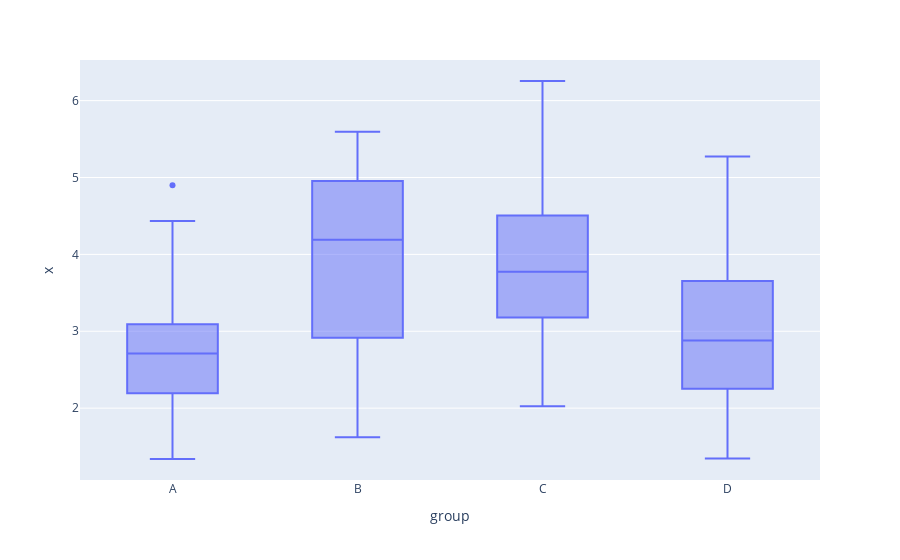

The code cell stored with this chart in its notebook:
### Code cell
# boxplots of x by group
plotly.offline.iplot(
    plotly.express.box(data1, x = "group", y = "x")
)

### Figure 1 — Plotly figure (JSON) as saved in the notebook; plotly's stock layout.template omitted (floating-point values rounded to 4 significant figures)
{"data": [{"alignmentgroup": "True", "hoverlabel": {"namelength": 0}, "hovertemplate": "group=%{x}<br>x=%{y}", "legendgroup": "", "marker": {"color": "#636efa"}, "name": "", "notched": false, "offsetgroup": "", "orientation": "v", "showlegend": false, "type": "box", "x": ["A", "A", "A", "A", "A", "A", "A", "A", "A", "A", "A", "A", "A", "A", "A", "A", "A", "A", "A", "A", "A", "A", "A", "A", "A", "B", "B", "B", "B", "B", "B", "B", "B", "B", "B", "B", "B", "B", "B", "B", "B", "B", "B", "B", "B", "B", "B", "B", "B", "B", "C", "C", "C", "C", "C", "C", "C", "C", "C", "C", "C", "C", "C", "C", "C", "C", "C", "C", "C", "C", "C", "C", "C", "C", "C", "D", "D", "D", "D", "D", "D", "D", "D", "D", "D", "D", "D", "D", "D", "D", "D", "D", "D", "D", "D", "D", "D", "D", "D", "D"], "x0": " ", "xaxis": "x", "y": [2.147, 2.281, 2.745, 3.111, 2.627, 2.192, 2.477, 2.712, 2.122, 2.195, 2.701, 2.999, 1.339, 3.249, 3.084, 2.996, 2.978, 3.015, 3.779, 1.355, 2.192, 4.35, 4.434, 2.561, 4.899, 1.623, 3.439, 4.592, 2.429, 5.596, 4.844, 5.467, 5.108, 5.065, 4.908, 4.404, 3.045, 2.931, 2.866, 3.474, 5.579, 2.243, 5.138, 1.953, 4.213, 3.012, 2.874, 4.191, 3.536, 4.917, 5.048, 3.674, 3.701, 3.234, 4.321, 2.025, 6.255, 4.704, 3.018, 3.774, 2.239, 5.315, 3.5, 2.904, 4.256, 2.091, 4.085, 4.441, 3.254, 5.672, 2.695, 4.106, 3.936, 3.607, 4.964, 2.331, 2.356, 2.509, 4.138, 3.695, 3.082, 2.439, 3.115, 3.123, 1.344, 2.615, 3.597, 3.534, 3.641, 2.222, 4.983, 2.173, 2.263, 2.881, 1.978, 3.702, 5.274, 3.846, 1.854, 1.357], "y0": " ", "yaxis": "y"}], "layout": {"boxmode": "group", "legend": {"tracegroupgap": 0}, "margin": {"t": 60}, "xaxis": {"anchor": "y", "domain": [0, 1], "title": {"text": "group"}}, "yaxis": {"anchor": "x", "domain": [0, 1], "title": {"text": "x"}}}}
